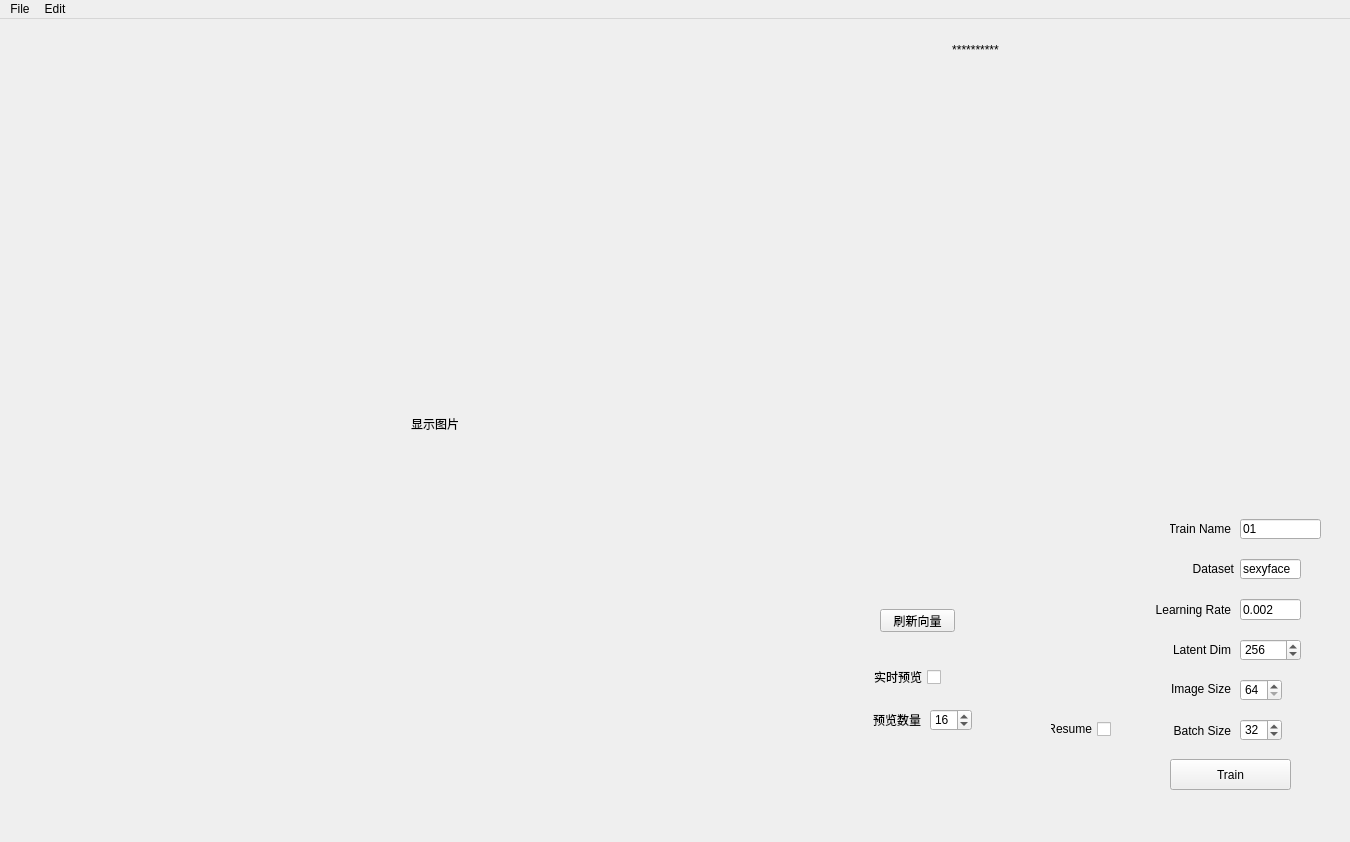
<?xml version="1.0" encoding="UTF-8"?>
<ui version="4.0">
 <class>MainWindow</class>
 <widget class="QMainWindow" name="MainWindow">
  <property name="geometry">
   <rect>
    <x>0</x>
    <y>0</y>
    <width>1350</width>
    <height>842</height>
   </rect>
  </property>
  <property name="windowTitle">
   <string>MainWindow</string>
  </property>
  <widget class="QWidget" name="centralwidget">
   <widget class="QPushButton" name="pushButton">
    <property name="geometry">
     <rect>
      <x>1170</x>
      <y>740</y>
      <width>121</width>
      <height>31</height>
     </rect>
    </property>
    <property name="text">
     <string>Train</string>
    </property>
   </widget>
   <widget class="QWidget" name="gridLayoutWidget">
    <property name="geometry">
     <rect>
      <x>10</x>
      <y>10</y>
      <width>851</width>
      <height>791</height>
     </rect>
    </property>
    <layout class="QGridLayout" name="gridLayout">
     <item row="0" column="0">
      <widget class="QLabel" name="imgLabel">
       <property name="sizePolicy">
        <sizepolicy hsizetype="Fixed" vsizetype="Fixed">
         <horstretch>0</horstretch>
         <verstretch>0</verstretch>
        </sizepolicy>
       </property>
       <property name="text">
        <string>显示图片</string>
       </property>
       <property name="alignment">
        <set>Qt::AlignCenter</set>
       </property>
      </widget>
     </item>
    </layout>
   </widget>
   <widget class="QLabel" name="label">
    <property name="geometry">
     <rect>
      <x>1150</x>
      <y>702</y>
      <width>81</width>
      <height>20</height>
     </rect>
    </property>
    <property name="layoutDirection">
     <enum>Qt::LeftToRight</enum>
    </property>
    <property name="text">
     <string>Batch Size</string>
    </property>
    <property name="alignment">
     <set>Qt::AlignRight|Qt::AlignTrailing|Qt::AlignVCenter</set>
    </property>
   </widget>
   <widget class="QCheckBox" name="previewCheck">
    <property name="enabled">
     <bool>true</bool>
    </property>
    <property name="geometry">
     <rect>
      <x>870</x>
      <y>650</y>
      <width>71</width>
      <height>16</height>
     </rect>
    </property>
    <property name="layoutDirection">
     <enum>Qt::RightToLeft</enum>
    </property>
    <property name="text">
     <string>实时预览</string>
    </property>
    <property name="tristate">
     <bool>false</bool>
    </property>
   </widget>
   <widget class="QPushButton" name="refreshButton">
    <property name="geometry">
     <rect>
      <x>880</x>
      <y>590</y>
      <width>75</width>
      <height>23</height>
     </rect>
    </property>
    <property name="text">
     <string>刷新向量</string>
    </property>
   </widget>
   <widget class="QLabel" name="infoLabel">
    <property name="geometry">
     <rect>
      <x>880</x>
      <y>20</y>
      <width>191</width>
      <height>21</height>
     </rect>
    </property>
    <property name="text">
     <string>**********</string>
    </property>
    <property name="alignment">
     <set>Qt::AlignCenter</set>
    </property>
   </widget>
   <widget class="QCheckBox" name="resumeCheck">
    <property name="geometry">
     <rect>
      <x>1050</x>
      <y>700</y>
      <width>61</width>
      <height>20</height>
     </rect>
    </property>
    <property name="layoutDirection">
     <enum>Qt::RightToLeft</enum>
    </property>
    <property name="text">
     <string>Resume</string>
    </property>
   </widget>
   <widget class="QSpinBox" name="sbBatchSize">
    <property name="geometry">
     <rect>
      <x>1240</x>
      <y>700</y>
      <width>42</width>
      <height>22</height>
     </rect>
    </property>
    <property name="minimum">
     <number>4</number>
    </property>
    <property name="maximum">
     <number>512</number>
    </property>
    <property name="singleStep">
     <number>4</number>
    </property>
    <property name="value">
     <number>32</number>
    </property>
   </widget>
   <widget class="QSpinBox" name="sbPreview">
    <property name="geometry">
     <rect>
      <x>930</x>
      <y>690</y>
      <width>42</width>
      <height>22</height>
     </rect>
    </property>
    <property name="minimum">
     <number>4</number>
    </property>
    <property name="maximum">
     <number>64</number>
    </property>
    <property name="singleStep">
     <number>1</number>
    </property>
    <property name="value">
     <number>16</number>
    </property>
   </widget>
   <widget class="QLabel" name="label_2">
    <property name="geometry">
     <rect>
      <x>873</x>
      <y>690</y>
      <width>61</width>
      <height>21</height>
     </rect>
    </property>
    <property name="text">
     <string>预览数量</string>
    </property>
   </widget>
   <widget class="QSpinBox" name="sbImageSize">
    <property name="geometry">
     <rect>
      <x>1240</x>
      <y>660</y>
      <width>42</width>
      <height>22</height>
     </rect>
    </property>
    <property name="minimum">
     <number>64</number>
    </property>
    <property name="maximum">
     <number>512</number>
    </property>
    <property name="singleStep">
     <number>64</number>
    </property>
   </widget>
   <widget class="QLabel" name="label_3">
    <property name="geometry">
     <rect>
      <x>1140</x>
      <y>660</y>
      <width>91</width>
      <height>20</height>
     </rect>
    </property>
    <property name="layoutDirection">
     <enum>Qt::LeftToRight</enum>
    </property>
    <property name="text">
     <string>Image Size</string>
    </property>
    <property name="alignment">
     <set>Qt::AlignRight|Qt::AlignTrailing|Qt::AlignVCenter</set>
    </property>
   </widget>
   <widget class="QLabel" name="label_4">
    <property name="geometry">
     <rect>
      <x>1150</x>
      <y>620</y>
      <width>81</width>
      <height>21</height>
     </rect>
    </property>
    <property name="layoutDirection">
     <enum>Qt::LeftToRight</enum>
    </property>
    <property name="text">
     <string>Latent Dim</string>
    </property>
    <property name="alignment">
     <set>Qt::AlignRight|Qt::AlignTrailing|Qt::AlignVCenter</set>
    </property>
   </widget>
   <widget class="QSpinBox" name="sbLatentDim">
    <property name="geometry">
     <rect>
      <x>1240</x>
      <y>620</y>
      <width>61</width>
      <height>22</height>
     </rect>
    </property>
    <property name="minimum">
     <number>8</number>
    </property>
    <property name="maximum">
     <number>512</number>
    </property>
    <property name="singleStep">
     <number>1</number>
    </property>
    <property name="value">
     <number>256</number>
    </property>
    <property name="displayIntegerBase">
     <number>10</number>
    </property>
   </widget>
   <widget class="QLabel" name="label_5">
    <property name="geometry">
     <rect>
      <x>1140</x>
      <y>580</y>
      <width>91</width>
      <height>21</height>
     </rect>
    </property>
    <property name="layoutDirection">
     <enum>Qt::LeftToRight</enum>
    </property>
    <property name="text">
     <string>Learning Rate</string>
    </property>
    <property name="alignment">
     <set>Qt::AlignRight|Qt::AlignTrailing|Qt::AlignVCenter</set>
    </property>
   </widget>
   <widget class="QLineEdit" name="sbLearningRate">
    <property name="geometry">
     <rect>
      <x>1240</x>
      <y>580</y>
      <width>61</width>
      <height>21</height>
     </rect>
    </property>
    <property name="text">
     <string>0.002</string>
    </property>
   </widget>
   <widget class="QLineEdit" name="sbTrainName">
    <property name="geometry">
     <rect>
      <x>1240</x>
      <y>500</y>
      <width>81</width>
      <height>20</height>
     </rect>
    </property>
    <property name="text">
     <string>01</string>
    </property>
   </widget>
   <widget class="QLabel" name="label_6">
    <property name="geometry">
     <rect>
      <x>1170</x>
      <y>500</y>
      <width>61</width>
      <height>20</height>
     </rect>
    </property>
    <property name="text">
     <string>Train Name</string>
    </property>
    <property name="alignment">
     <set>Qt::AlignRight|Qt::AlignTrailing|Qt::AlignVCenter</set>
    </property>
   </widget>
   <widget class="QLabel" name="label_7">
    <property name="geometry">
     <rect>
      <x>1180</x>
      <y>544</y>
      <width>54</width>
      <height>12</height>
     </rect>
    </property>
    <property name="text">
     <string>Dataset</string>
    </property>
    <property name="alignment">
     <set>Qt::AlignRight|Qt::AlignTrailing|Qt::AlignVCenter</set>
    </property>
   </widget>
   <widget class="QLineEdit" name="sbDataset">
    <property name="geometry">
     <rect>
      <x>1240</x>
      <y>540</y>
      <width>61</width>
      <height>20</height>
     </rect>
    </property>
    <property name="text">
     <string>sexyface</string>
    </property>
   </widget>
  </widget>
  <widget class="QMenuBar" name="menubar">
   <property name="geometry">
    <rect>
     <x>0</x>
     <y>0</y>
     <width>1350</width>
     <height>23</height>
    </rect>
   </property>
   <widget class="QMenu" name="menuOpen">
    <property name="title">
     <string>File</string>
    </property>
    <addaction name="actionOpen"/>
   </widget>
   <widget class="QMenu" name="menuEdit">
    <property name="title">
     <string>Edit</string>
    </property>
    <addaction name="actionMaskface"/>
    <addaction name="actionRectface"/>
    <addaction name="actionThinface"/>
   </widget>
   <addaction name="menuOpen"/>
   <addaction name="menuEdit"/>
  </widget>
  <action name="actionOpen">
   <property name="text">
    <string>Open</string>
   </property>
  </action>
  <action name="actionMaskface">
   <property name="text">
    <string>Maskface</string>
   </property>
  </action>
  <action name="actionRectface">
   <property name="text">
    <string>Rectface</string>
   </property>
  </action>
  <action name="actionThinface">
   <property name="text">
    <string>Thinface</string>
   </property>
  </action>
 </widget>
 <resources/>
 <connections/>
</ui>
